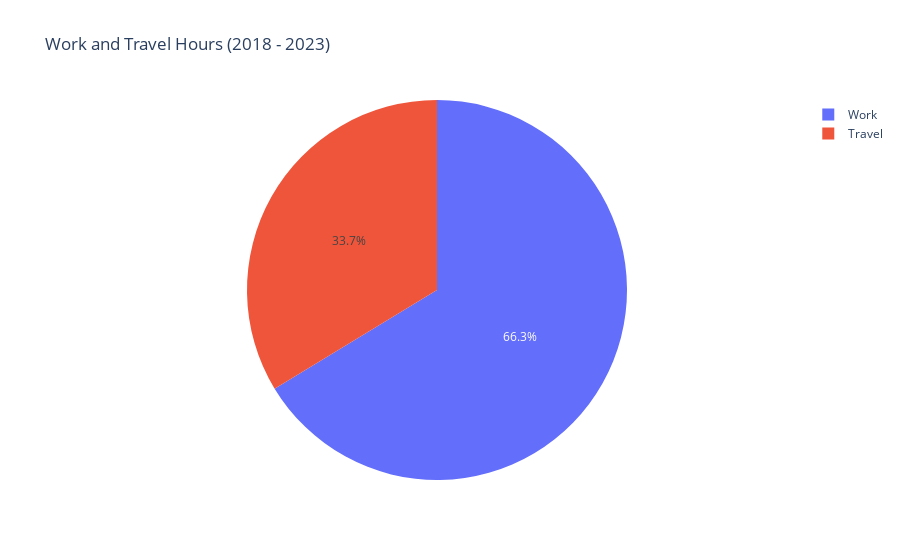

The notebook cell saved with this chart:
### Code cell
fig4 = px.pie(hours_per_project.groupby('Travel or Work').agg({'Hours':'sum'}).reset_index(), values="Hours", names="Travel or Work", title='Work and Travel Hours (2018 - 2023)', color_discrete_sequence=px.colors.qualitative.Plotly)

# showing the plot
fig4.show()

### Figure 1 — Plotly figure (JSON) as saved in the notebook; plotly's stock layout.template omitted (floating-point values rounded to 4 significant figures)
{"data": [{"domain": {"x": [0, 1], "y": [0, 1]}, "hovertemplate": "Travel or Work=%{label}<br>Hours=%{value}<extra></extra>", "labels": ["Travel", "Work"], "legendgroup": "", "name": "", "showlegend": true, "type": "pie", "values": [14630.0, 28790.0]}], "layout": {"legend": {"tracegroupgap": 0}, "piecolorway": ["#636EFA", "#EF553B", "#00CC96", "#AB63FA", "#FFA15A", "#19D3F3", "#FF6692", "#B6E880", "#FF97FF", "#FECB52"], "title": {"text": "Work and Travel Hours (2018 - 2023)"}}}
